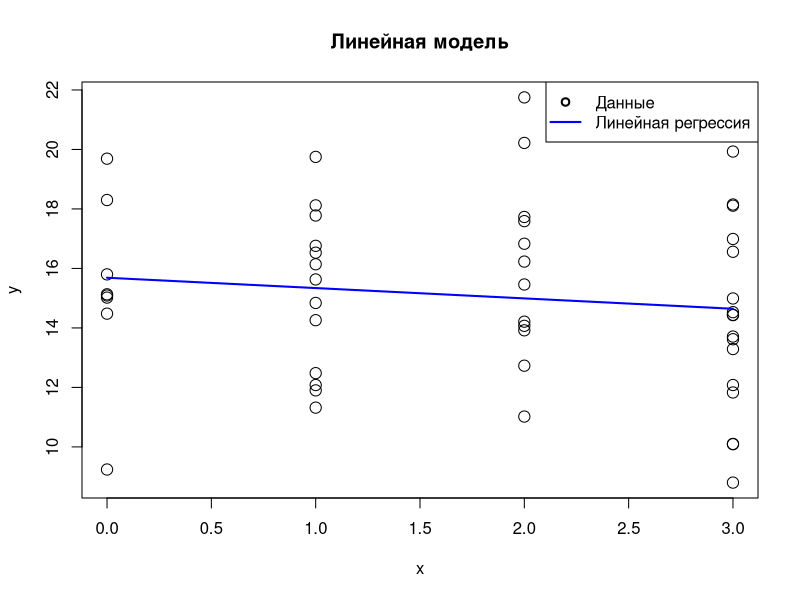
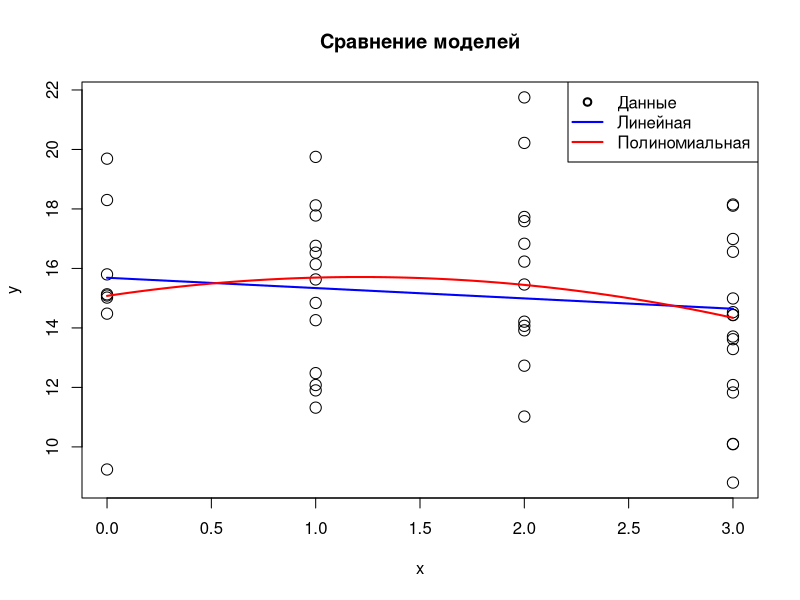
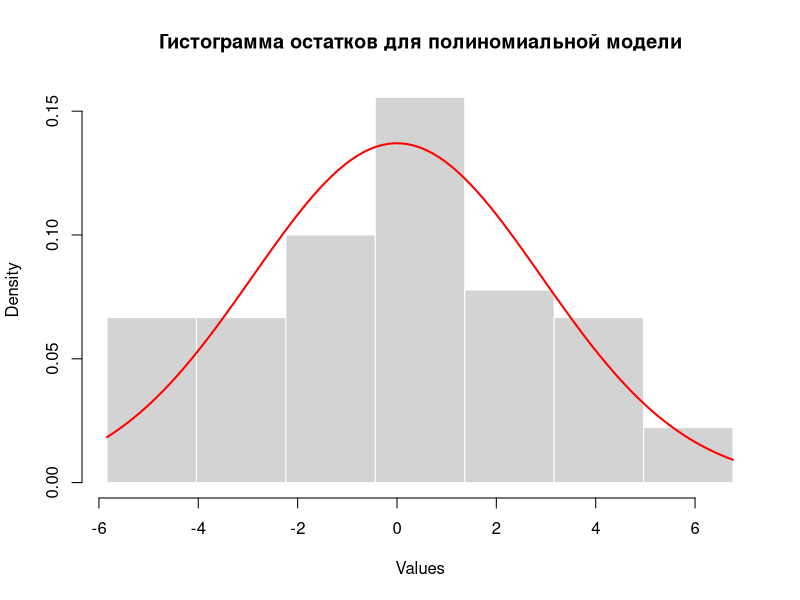

Recreate these plots in R, in order.
# ИДЗ 4, Вариант 14 (513201226)
# Часть 1: Регрессионный анализ

# ===== ДАННЫЕ =====
alpha <- 0.10
h <- 1.80

Y <- c(11.83, 15.46, 18.12, 14.43, 11.32, 14.44, 14.26, 10.10, 21.75, 17.73,
       14.21, 8.80, 16.14, 9.24, 16.23, 14.48, 15.63, 15.02, 14.07, 15.80,
       17.78, 16.76, 11.90, 16.83, 12.48, 16.53, 10.09, 19.93, 12.73, 16.56,
       18.11, 17.59, 11.02, 15.09, 12.08, 19.75, 18.15, 14.99, 14.53, 19.69,
       13.29, 13.62, 20.22, 12.08, 15.13, 16.99, 18.30, 13.71, 14.84, 13.92)

X <- c(3, 2, 1, 3, 1, 3, 1, 3, 2, 2, 2, 3, 1, 0, 2, 0, 1, 0, 2, 0, 1, 1, 1,
       2, 1, 1, 3, 3, 2, 3, 3, 2, 2, 0, 3, 1, 3, 3, 3, 0, 3, 3, 2, 1, 0, 3,
       0, 3, 1, 2)

n <- length(Y)
dat <- data.frame(Y = Y, X = X)

cat("====================================================\n")
cat("ИДЗ 4, Вариант 14 | ЧАСТЬ 1: Регрессионный анализ\n")
cat("====================================================\n\n")
cat("n =", n, "| alpha =", alpha, "| h =", h, "\n\n")


# ===== ЗАДАНИЕ A: Линейная модель =====
cat("---------- ЗАДАНИЕ A: Линейная регрессия ----------\n")

x0 <- array(1, dim = n)
Xl <- matrix(c(x0, X), nrow = 2, ncol = n, byrow = TRUE)
Sl <- Xl %*% t(Xl)
S1l <- solve(Sl)
bhatl <- S1l %*% Xl %*% as.matrix(Y)

cat("МНК оценки линейной модели Y = beta1 + beta2*X + eps:\n")
cat("  beta1_hat =", round(bhatl[1], 7), "\n")
cat("  beta2_hat =", round(bhatl[2], 7), "\n\n")

# График линейной модели
png("/home/claude/plot_A_linear.png", width = 800, height = 600)
plot(X, Y, cex = 1.5, pch = 1,
     main = "Линейная модель",
     xlab = "x", ylab = "y",
     col = "black")
x1 <- c(min(X), max(X))
y1 <- bhatl[1] + bhatl[2] * x1
lines(x1, y1, col = "blue", lwd = 2)
legend("topright", legend = c("Данные", "Линейная регрессия"),
       col = c("black", "blue"), pch = c(1, NA), lty = c(NA, 1), lwd = 2)
dev.off()
cat("График линейной модели сохранен: plot_A_linear.png\n\n")

# Через lm для проверки
q1 <- lm(Y ~ X, data = dat)
q1s <- summary(q1)


# ===== ЗАДАНИЕ B: Полиномиальная модель =====
cat("---------- ЗАДАНИЕ B: Полиномиальная (квадратичная) модель ----------\n")

X2 <- matrix(c(x0, X, X^2), nrow = 3, ncol = n, byrow = TRUE)
S2 <- X2 %*% t(X2)
S21 <- solve(S2)
bhat2 <- S21 %*% X2 %*% as.matrix(Y)

cat("МНК оценки квадратичной модели Y = beta1 + beta2*X + beta3*X^2 + eps:\n")
cat("  beta1_hat =", round(bhat2[1], 7), "\n")
cat("  beta2_hat =", round(bhat2[2], 7), "\n")
cat("  beta3_hat =", round(bhat2[3], 7), "\n\n")

# График сравнения линейной и полиномиальной модели
png("/home/claude/plot_B_poly.png", width = 800, height = 600)
plot(X, Y, cex = 1.5, pch = 1,
     main = "Сравнение моделей",
     xlab = "x", ylab = "y",
     col = "black")
lines(x1, y1, col = "blue", lwd = 2)
x2_seq <- seq(min(X), max(X), length.out = 1001)
y2_seq <- bhat2[1] + bhat2[2] * x2_seq + bhat2[3] * x2_seq^2
lines(x2_seq, y2_seq, col = "red", lwd = 2)
legend("topright",
       legend = c("Данные", "Линейная", "Полиномиальная"),
       col = c("black", "blue", "red"),
       pch = c(1, NA, NA), lty = c(NA, 1, 1), lwd = 2)
dev.off()
cat("График полиномиальной модели сохранен: plot_B_poly.png\n\n")

# Через lm
q2 <- lm(Y ~ I(X) + I(X^2), data = dat)
q2s <- summary(q2)

B_cov <- q2s$cov.unscaled
V_cov <- q2s$sigma^2 * B_cov


# ===== ЗАДАНИЕ C: Гистограмма остатков, хи-квадрат =====
cat("---------- ЗАДАНИЕ C: Проверка нормальности остатков ----------\n")

res <- as.numeric(Y - t(X2) %*% bhat2)
res_sorted <- sort(res)
cat("Упорядоченные остатки:\n")
print(round(res_sorted, 7))
cat("\n")

# Гистограмма с шагом h
min_val <- min(res)
max_val <- max(res)
brks <- seq(from = min_val,
            to   = ceiling(max_val / h) * h,
            by   = h)

png("/home/claude/plot_C_hist.png", width = 800, height = 600)
hh <- hist(res, breaks = brks, probability = TRUE,
           main = "Гистограмма остатков для полиномиальной модели",
           xlab = "Values", col = "lightgray", border = "white")
curve(dnorm(x, mean = mean(res), sd = sd(res)),
      add = TRUE, col = "red", lwd = 2)
dev.off()

cat("Параметры гистограммы:\n")
cat("  breaks:", round(hh$breaks, 7), "\n")
cat("  counts:", hh$counts, "\n\n")

# Тест хи-квадрат (сложная гипотеза, оцениваем sigma)
brk2    <- hh$breaks
observed <- hh$counts
expected_probs <- diff(pnorm(brk2, mean = 0, sd = sd(res)))
expected <- n * expected_probs

# Нелинейная оптимизация: минимизируем хи-квадрат по sigma
chi2_func <- function(sigma) {
  ep <- diff(pnorm(brk2, mean = 0, sd = sigma))
  ex <- n * ep
  # избегаем деления на ноль
  idx <- ex > 0
  sum((observed[idx] - ex[idx])^2 / ex[idx])
}
opt <- optimize(chi2_func, interval = c(0.1, 20))
sigma_hat <- opt$minimum
chi2_stat <- opt$objective

k      <- length(observed)          # число интервалов
df_chi <- k - 1 - 1                 # сложная гипотеза: оцениваем 1 параметр (sigma)
critical_value <- qchisq(1 - alpha, df_chi)
p_value <- pchisq(chi2_stat, df_chi, lower.tail = FALSE)

cat("Тест хи-квадрат (нормальность остатков):\n")
cat("  Оптимальная sigma:", round(sigma_hat, 6), "\n")
cat("  Статистика X^2 =", round(chi2_stat, 6), "\n")
cat("  Число интервалов k =", k, "\n")
cat("  Степени свободы df =", df_chi, "(k-1-1)\n")
cat("  Критическое значение chi^2_{", df_chi, ", ", 1-alpha, "} =",
    round(critical_value, 6), "\n")
cat("  P-значение:", round(p_value, 6), "\n")
if (chi2_stat > critical_value) {
  cat("  Вывод: Отвергаем H0 — отклонение от нормальности значимо\n\n")
} else {
  cat("  Вывод: Не отвергаем H0 — данные совместимы с нормальностью\n\n")
}


# ===== ЗАДАНИЕ D: Доверительные интервалы =====
cat("---------- ЗАДАНИЕ D: Доверительные интервалы для beta2, beta3 ----------\n")

ci_q2 <- confint(q2, level = 1 - alpha)
cat("Доверительные интервалы (уровень доверия", 1 - alpha, "):\n")
cat("  beta1: [", round(ci_q2[1, 1], 7), ";", round(ci_q2[1, 2], 7), "]\n")
cat("  beta2: [", round(ci_q2[2, 1], 7), ";", round(ci_q2[2, 2], 7), "]\n")
cat("  beta3: [", round(ci_q2[3, 1], 7), ";", round(ci_q2[3, 2], 7), "]\n\n")

# Совместный (эллиптический) доверительный регион для beta2 и beta3
# через F-статистику (q=2 параметра)
# Интерпретация
cat("Интерпретация:\n")
for (i in 1:3) {
  nm <- c("beta1", "beta2", "beta3")[i]
  lo <- ci_q2[i, 1]; hi <- ci_q2[i, 2]
  if (lo > 0 || hi < 0) {
    cat(sprintf("  %s: [%.4f; %.4f] — не включает 0, параметр значим\n", nm, lo, hi))
  } else {
    cat(sprintf("  %s: [%.4f; %.4f] — включает 0, параметр не значим\n", nm, lo, hi))
  }
}
cat("\n")


# ===== ЗАДАНИЕ E: Проверка гипотез линейности и независимости =====
cat("---------- ЗАДАНИЕ E: Гипотезы линейности и независимости ----------\n")

q0 <- lm(Y ~ 1, data = dat)

# H0: зависимость линейна (beta3 = 0) — сравниваем q1 и q2
test_lin <- anova(q1, q2)
F_lin    <- test_lin$F[2]
df1_lin  <- test_lin$Df[2]
df2_lin  <- test_lin$Res.Df[2]
F_crit_lin <- qf(1 - alpha, df1_lin, df2_lin)
p_lin    <- test_lin$`Pr(>F)`[2]

cat("Гипотеза линейности H0: beta3 = 0\n")
cat("  F-статистика =", round(F_lin, 7), "\n")
cat("  Критическое значение F_{", df1_lin, ",", df2_lin, ",", 1-alpha, "} =",
    round(F_crit_lin, 7), "\n")
cat("  P-значение:", round(p_lin, 7), "\n")
if (F_lin > F_crit_lin) {
  cat("  Вывод: Отвергаем H0 — зависимость нелинейна\n\n")
} else {
  cat("  Вывод: Не отвергаем H0 — зависимость линейна\n\n")
}

# H0: независимость (beta2 = beta3 = 0) — сравниваем q0 и q2
test_ind <- anova(q0, q2)
F_ind    <- test_ind$F[2]
df1_ind  <- test_ind$Df[2]
df2_ind  <- test_ind$Res.Df[2]
F_crit_ind <- qf(1 - alpha, df1_ind, df2_ind)
p_ind    <- test_ind$`Pr(>F)`[2]

cat("Гипотеза независимости H0: beta2 = 0, beta3 = 0\n")
cat("  F-статистика =", round(F_ind, 7), "\n")
cat("  Критическое значение F_{", df1_ind, ",", df2_ind, ",", 1-alpha, "} =",
    round(F_crit_ind, 7), "\n")
cat("  P-значение:", round(p_ind, 7), "\n")
if (F_ind > F_crit_ind) {
  cat("  Вывод: Отвергаем H0 — Y зависит от X\n\n")
} else {
  cat("  Вывод: Не отвергаем H0 — Y не зависит от X\n\n")
}


# ===== ЗАДАНИЕ F: Выбор модели по AIC и BIC =====
cat("---------- ЗАДАНИЕ F: Сравнение моделей по AIC и BIC ----------\n")

aic_q0 <- AIC(q0)
aic_q1 <- AIC(q1)
aic_q2 <- AIC(q2)

bic_q0 <- BIC(q0)
bic_q1 <- BIC(q1)
bic_q2 <- BIC(q2)

model_comp <- data.frame(
  Model = c("(1) Линейная (q1)", "(2) Квадратичная (q2)", "(3) Константа (q0)"),
  AIC = round(c(aic_q1, aic_q2, aic_q0), 4),
  BIC = round(c(bic_q1, bic_q2, bic_q0), 4)
)

cat("Таблица сравнения моделей:\n")
print(model_comp)
cat("\n")

best_aic <- model_comp$Model[which.min(model_comp$AIC)]
best_bic <- model_comp$Model[which.min(model_comp$BIC)]
cat("Лучшая модель по AIC:", best_aic, "\n")
cat("Лучшая модель по BIC:", best_bic, "\n\n")


# ===== ЗАДАНИЕ G: Итоговый вывод =====
cat("---------- ЗАДАНИЕ G: Интерпретация результатов ----------\n")
cat("1. Линейная модель: Y =", round(bhatl[1], 4), "+",
    round(bhatl[2], 4), "* X\n")
cat("2. Квадратичная модель: Y =", round(bhat2[1], 4), "+",
    round(bhat2[2], 4), "* X +", round(bhat2[3], 4), "* X^2\n")
cat("3. Нормальность остатков:", ifelse(chi2_stat <= critical_value, "подтверждена", "отвергнута"), "\n")
cat("4. Зависимость линейна:", ifelse(F_lin <= F_crit_lin, "Да (H0 принята)", "Нет (H0 отвергнута)"), "\n")
cat("5. Y зависит от X:", ifelse(F_ind > F_crit_ind, "Да (H0 отвергнута)", "Нет (H0 принята)"), "\n")
cat("6. Наилучшая модель по AIC:", best_aic, "\n")
cat("7. Наилучшая модель по BIC:", best_bic, "\n")
